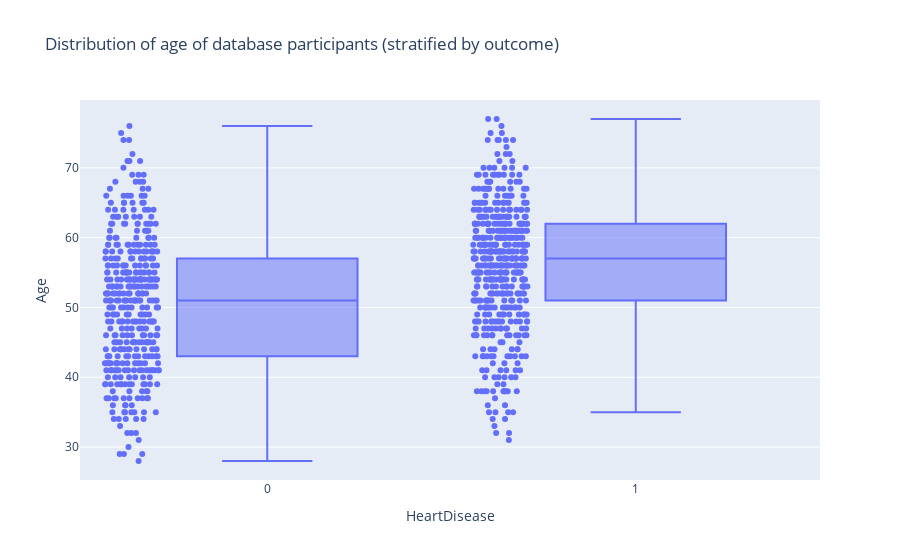

Notebook source saved alongside this figure:
### Code cell
fig = px.box(df, y="Age", x="HeartDisease", points="all", 
             title="Distribution of age of database participants (stratified by outcome)")

fig.show()

### Figure 1 — Plotly figure (JSON) as saved in the notebook; plotly's stock layout.template omitted (floating-point values rounded to 4 significant figures; data arrays with more than 128 entries replaced by an {"elided": "..."} marker saying what was removed)
{"data": [{"alignmentgroup": "True", "boxpoints": "all", "hovertemplate": "HeartDisease=%{x}<br>Age=%{y}<extra></extra>", "legendgroup": "", "marker": {"color": "#636efa"}, "name": "", "notched": false, "offsetgroup": "", "orientation": "v", "showlegend": false, "type": "box", "x": {"elided": "918 int values"}, "x0": " ", "xaxis": "x", "y": {"elided": "918 int values"}, "y0": " ", "yaxis": "y"}], "layout": {"autosize": true, "boxmode": "group", "legend": {"tracegroupgap": 0}, "title": {"text": "Distribution of age of database participants (stratified by outcome)"}, "xaxis": {"anchor": "y", "autorange": true, "domain": [0, 1], "range": [-0.5036, 1.5], "title": {"text": "HeartDisease"}, "type": "linear"}, "yaxis": {"anchor": "x", "autorange": true, "domain": [0, 1], "range": [25.28, 79.72], "title": {"text": "Age"}, "type": "linear"}}}
